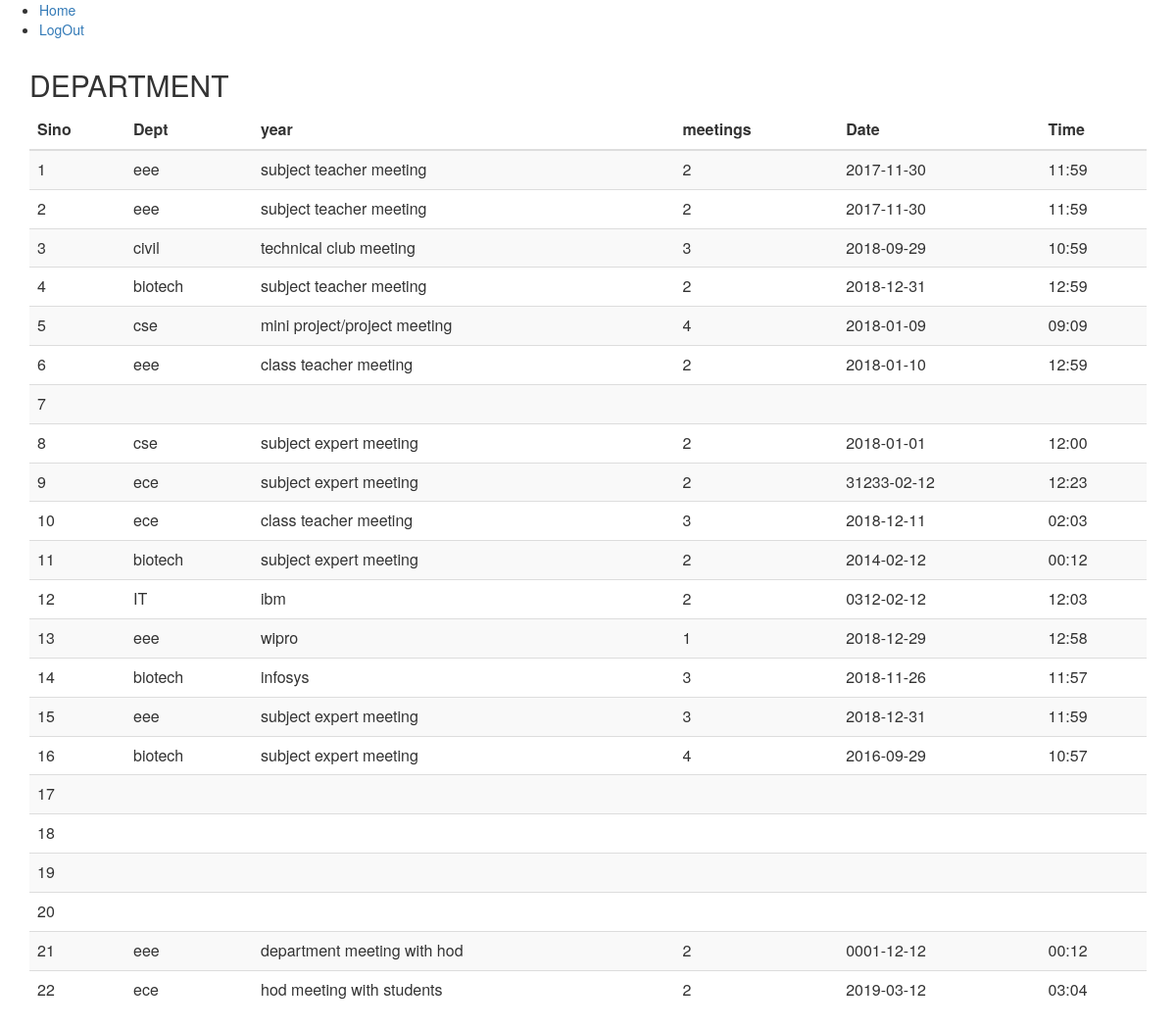
Page /mview.php on the committed database.
### tables this page shows
CREATE TABLE `mis` (
  `ID` int(100) NOT NULL,
  `DEPARTMENT` varchar(100) NOT NULL,
  `MEETINGS` varchar(100) NOT NULL,
  `YEAR` varchar(100) NOT NULL,
  `DATE` varchar(60) NOT NULL,
  `TIME` varchar(60) NOT NULL
);

### mview.php (the view, shortened to what this page needs)
<html lang="en">
<head>
  <link rel="stylesheet" href="https://maxcdn.bootstrapcdn.com/bootstrap/3.3.7/css/bootstrap.min.css">
 </head>
 <body>
<ul>
<li><a href="AllViewedit.html">Home</a></li>
<li><a href="logout.php">LogOut</a></li>
</ul>
<div class="container">
  <h2>DEPARTMENT</h2>
  <table class="table table-striped">
    <thead>
      <tr>
        <th>Sino</th>
        <th>Dept</th>
	<th>year</th>
        <th>meetings</th>
	<th>Date</th>
	<th>Time</th>
      </tr>
    </thead>
    <tbody>
      <tr>
<?php
 include 'db1.php';
$r=mysqli_query($c,"select * from mis");
while ($row=mysqli_fetch_row($r))
{
echo "<td>".$row[0]."</td>";
echo "<td>".$row[1]." </td>";
echo "<td> ".$row[2]."</td>";
echo "<td> ".$row[3]."</td>";
echo "<td> ".$row[4]."</td>";
echo "<td> ".$row[5]."</td>";
echo  "</tr>";
}
?>
    </tbody>
  </table>
</div>
</body>
</html>

### rows in the picture
mis: ID "1", DEPARTMENT "eee", MEETINGS "subject teacher meeting", YEAR "2", DATE "2017-11-30", TIME "11:59"
mis: ID "2", DEPARTMENT "eee", MEETINGS "subject teacher meeting", YEAR "2", DATE "2017-11-30", TIME "11:59"
mis: ID "3", DEPARTMENT "civil", MEETINGS "technical club meeting", YEAR "3", DATE "2018-09-29", TIME "10:59"
mis: ID "4", DEPARTMENT "biotech", MEETINGS "subject teacher meeting", YEAR "2", DATE "2018-12-31", TIME "12:59"
mis: ID "5", DEPARTMENT "cse", MEETINGS "mini project/project meeting", YEAR "4", DATE "2018-01-09", TIME "09:09"
mis: ID "6", DEPARTMENT "eee", MEETINGS "class teacher meeting", YEAR "2", DATE "2018-01-10", TIME "12:59"
mis: ID "7"
mis: ID "8", DEPARTMENT "cse", MEETINGS "subject expert meeting", YEAR "2", DATE "2018-01-01", TIME "12:00"
mis: ID "9", DEPARTMENT "ece", MEETINGS "subject expert meeting", YEAR "2", DATE "31233-02-12", TIME "12:23"
mis: ID "10", DEPARTMENT "ece", MEETINGS "class teacher meeting", YEAR "3", DATE "2018-12-11", TIME "02:03"
mis: ID "11", DEPARTMENT "biotech", MEETINGS "subject expert meeting", YEAR "2", DATE "2014-02-12", TIME "00:12"
mis: ID "12", DEPARTMENT "IT", MEETINGS "ibm", YEAR "2", DATE "0312-02-12", TIME "12:03"
mis: ID "13", DEPARTMENT "eee", MEETINGS "wipro", YEAR "1", DATE "2018-12-29", TIME "12:58"
mis: ID "14", DEPARTMENT "biotech", MEETINGS "infosys", YEAR "3", DATE "2018-11-26", TIME "11:57"
mis: ID "15", DEPARTMENT "eee", MEETINGS "subject expert meeting", YEAR "3", DATE "2018-12-31", TIME "11:59"
mis: ID "16", DEPARTMENT "biotech", MEETINGS "subject expert meeting", YEAR "4", DATE "2016-09-29", TIME "10:57"
mis: ID "17"
mis: ID "18"
mis: ID "19"
mis: ID "20"
mis: ID "21", DEPARTMENT "eee", MEETINGS "department meeting with hod", YEAR "2", DATE "0001-12-12", TIME "00:12"
mis: ID "22", DEPARTMENT "ece", MEETINGS "hod meeting with students", YEAR "2", DATE "2019-03-12", TIME "03:04"
